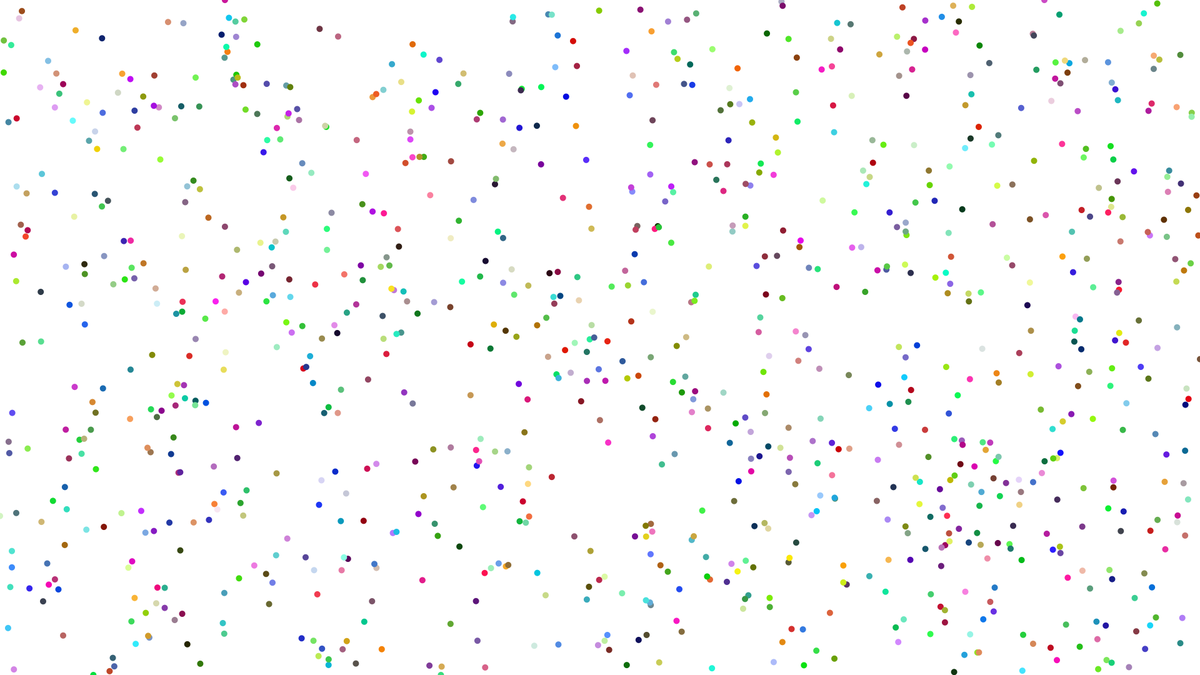
Frame 1 (no input)
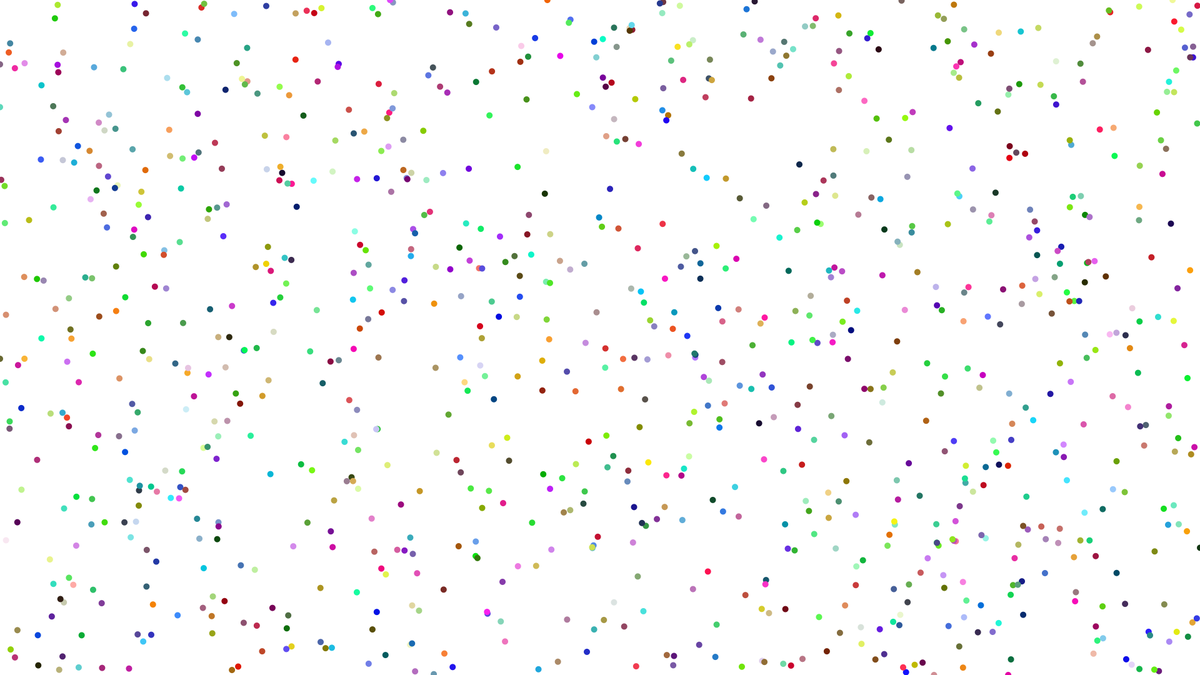
Frame 60 (the mouse pressed at the canvas centre just before this capture)
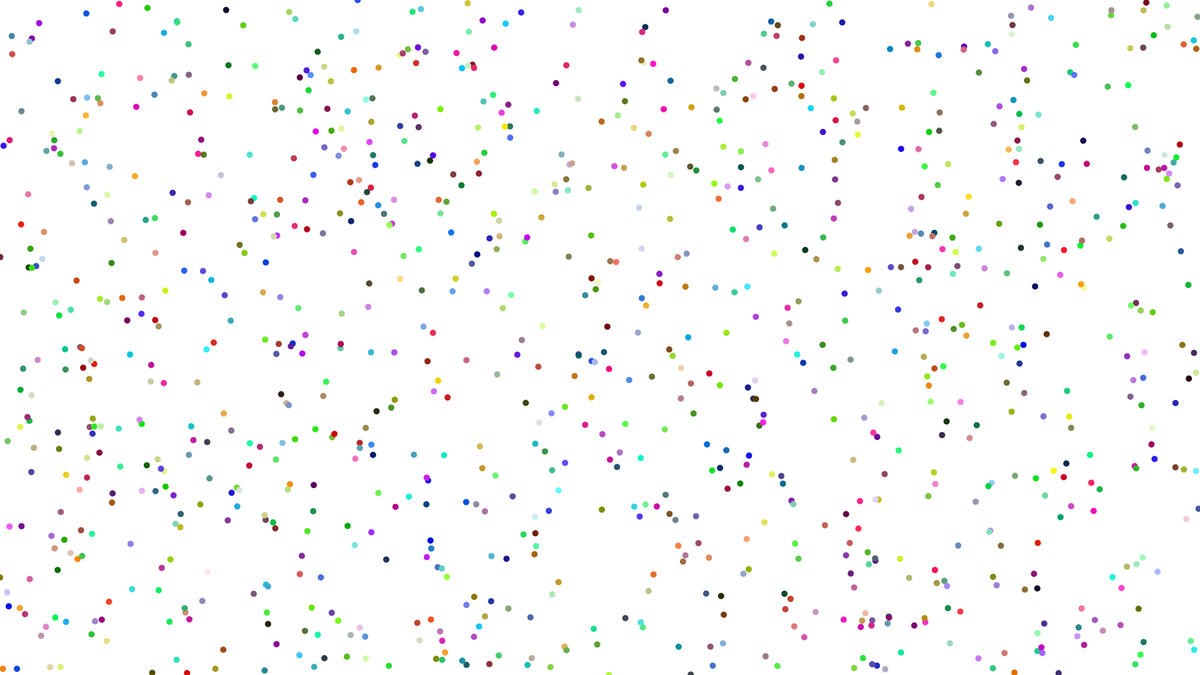
Frame 120 (the mouse held since frame 60 and released just before this capture)

The Processing sketch that drew these frames (run headless with seeded random() and noise(); from frame 60 on, the mouse is pressed at the canvas centre):

// Processing sketch: bouncy_balls
// ── bouncy_balls.pde

BouncyBall[] bouncy_balls = new BouncyBall[1000]; //BouncyBall is the class, bb01 is the object


void setup() {
  size(1920, 1080);
  
  for (int i = 0; i < bouncy_balls.length; i++){
    float x = random(width);
    float y = random(height);
    bouncy_balls[i] = new BouncyBall(x,y); //x,y
  }
}

void draw() {
  background(255);
  //fill(0,10);
  //rect (0,0,width,height);
  for (int i = 0; i < bouncy_balls.length; i++){
    bouncy_balls[i].Update();
    bouncy_balls[i].DrawSelf(); 
  }
}
// ── BouncyBall.pde
class BouncyBall {
  float x, y;
  float size;
  float x_rate, y_rate;
  color c;
  
  BouncyBall(float _x, float _y){ //constructor
    x = _x;
    y = _y;
    size = 10;
    c = color (random(255), random(255), random(255));
    
    x_rate = random(-10,10);
    y_rate = random(-10,10);
  }
  
  void Update(){
    x = x + x_rate;
    y = y + y_rate; 
    
    if (x >= width){
      x = width;
      x_rate *= -1;
    }
    if (x <= 0){
      x = 0;
      x_rate *= -1;
    }
    if (y >= height){
      y = height;
      y_rate *= -1;
    }
    if (y <= 0){
      y = 0;
      y_rate *= -1;
    }
  }
  
  void DrawSelf(){
    noStroke();
    fill(c);
    ellipse(x,y,size,size);
  }
}
